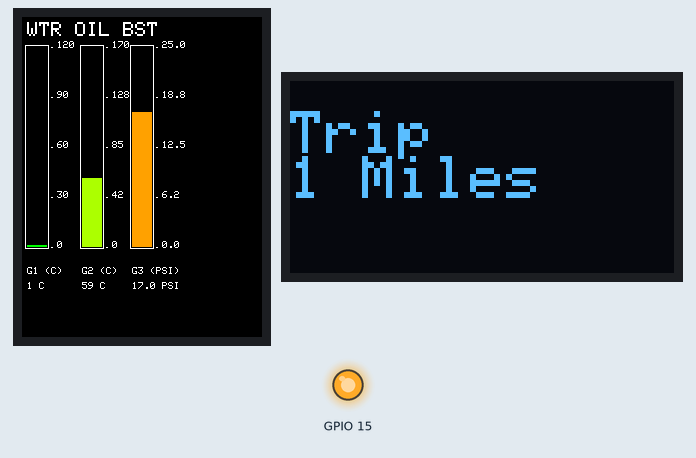
This sketch was run on a simulated ESP32-C3. Shown: 240×320 colour display, 128×64 one-colour display, output pins drawn as LEDs (lit = HIGH).

Above: at 0.46 s.
At 4.47 s:
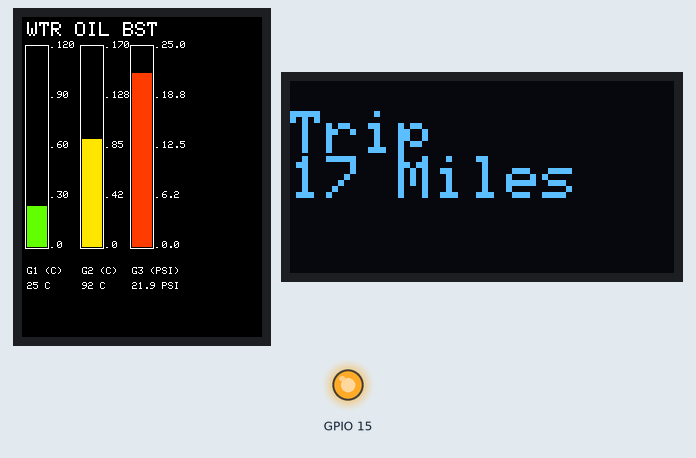
At 8.74 s:
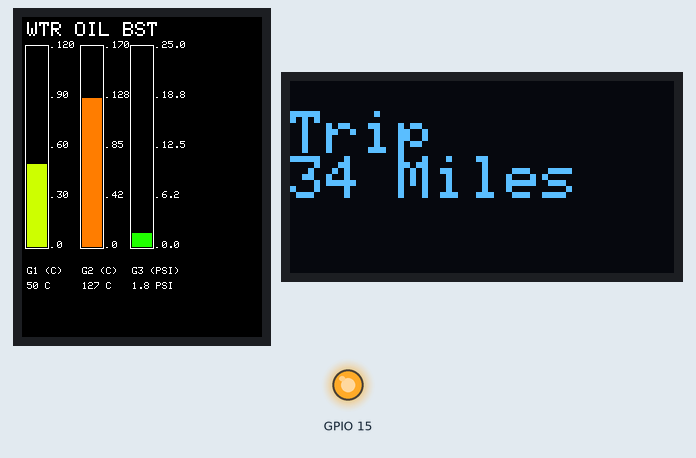
At 12.75 s:
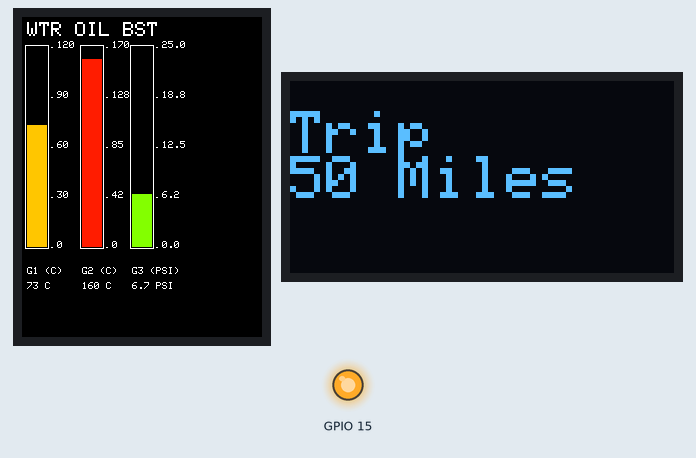
At 17.01 s:
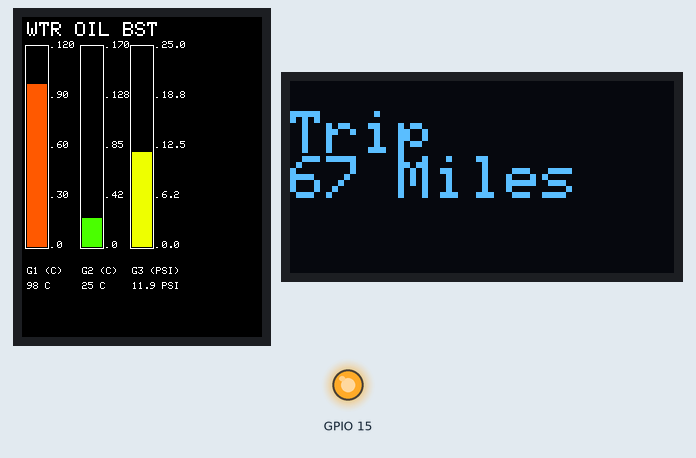
At 39.84 s:
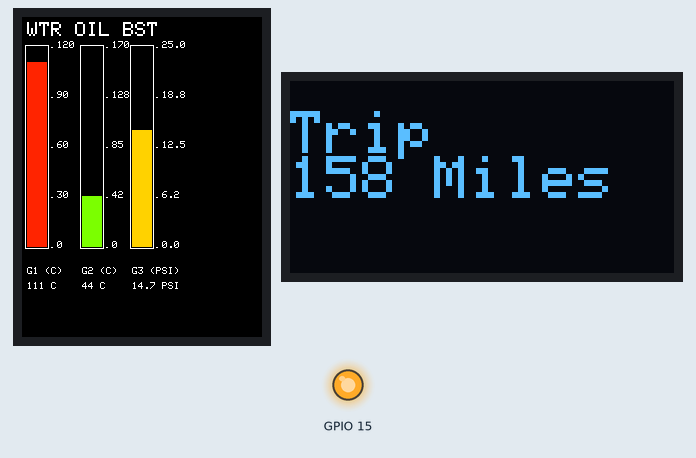

The sketch:

Audi4000BarGaugev2.ino
```cpp
#include <TFT_eSPI.h>
#include <SPI.h>
#include <Wire.h>
#include <Adafruit_GFX.h>
#include <Adafruit_SSD1306.h>

// ------------------- TFT Display -------------------
TFT_eSPI tft = TFT_eSPI();

const int gaugeCount = 3;
const int gaugeWidth = 20;
const int gaugeHeight = 200;
const int gaugeBorder = 2;
const int tickLength = 2;
const int numTicks = 5;

int gaugeX[gaugeCount] = {5, 60, 110};  // spacing for 3 gauges
int gaugeY = 30;

// Ranges for each gauge
float gaugeMin[gaugeCount] = {0, 0, 0};
float gaugeMax[gaugeCount] = {120, 170, 25};  // °C for first 2, bar for last

String gaugeUnits[gaugeCount] = {"C", "C", "PSI"};

// ------------------- OLED Display -------------------
#define SCREEN_WIDTH 128
#define SCREEN_HEIGHT 64
Adafruit_SSD1306 oled(SCREEN_WIDTH, SCREEN_HEIGHT, &Wire, -1);

#define SDA_PIN 11
#define SCL_PIN 12

// ------------------- Data Variables -------------------
unsigned long counter = 0;
int demoVals[gaugeCount] = {0, 1365, 2730}; // simulated sensor values

// ------------------- Color blending -------------------
uint16_t blendColors(uint16_t color1, uint16_t color2, float t) {
  uint8_t r1 = (color1 >> 11) & 0x1F;
  uint8_t g1 = (color1 >> 5) & 0x3F;
  uint8_t b1 = color1 & 0x1F;

  uint8_t r2 = (color2 >> 11) & 0x1F;
  uint8_t g2 = (color2 >> 5) & 0x3F;
  uint8_t b2 = color2 & 0x1F;

  uint8_t r = r1 + (r2 - r1) * t;
  uint8_t g = g1 + (g2 - g1) * t;
  uint8_t b = b1 + (b2 - b1) * t;

  return (r << 11) | (g << 5) | b;
}

uint16_t getGaugeColor(float percent) {
  uint16_t green = TFT_GREEN;
  uint16_t yellow = TFT_YELLOW;
  uint16_t red = TFT_RED;

  if (percent <= 0.5f) {
    float t = percent / 0.5f;
    return blendColors(green, yellow, t);
  } else {
    float t = (percent - 0.5f) / 0.5f;
    return blendColors(yellow, red, t);
  }
}

// ------------------- Setup -------------------
void setup() {
  pinMode(15, OUTPUT);
  digitalWrite(15, HIGH);  // Backlight on

  Serial.begin(115200);

  tft.init();
  tft.setRotation(4);
  tft.fillScreen(TFT_BLACK);
  tft.setTextColor(TFT_WHITE, TFT_BLACK);
  tft.setTextSize(2);
  tft.setCursor(5, 5);
  tft.println("WTR OIL BST");

  // Draw gauge outlines and tick marks
  for (int g = 0; g < gaugeCount; g++) {
    // Outline
    tft.drawRect(
      gaugeX[g] - gaugeBorder,
      gaugeY - gaugeBorder,
      gaugeWidth + gaugeBorder * 2,
      gaugeHeight + gaugeBorder * 2,
      TFT_WHITE
    );

    // Tick marks and labels (real units now)
    for (int i = 0; i < numTicks; i++) {
      int y = gaugeY + (gaugeHeight * i) / (numTicks - 1);
      tft.drawFastHLine(gaugeX[g] + gaugeWidth + 4, y, tickLength, TFT_WHITE);

      // Compute value for this tick
      float val = gaugeMax[g] - (i * (gaugeMax[g] - gaugeMin[g]) / (numTicks - 1));

      tft.setCursor(gaugeX[g] + gaugeWidth + tickLength + 8, y - 6);
      tft.setTextSize(1);
      if (g == 2)  // pressure with decimals
        tft.printf("%.1f", val);
      else         // temperature no decimals
        tft.printf("%.0f", val);
    }

    // Label gauge
    tft.setTextSize(1);
    tft.setCursor(gaugeX[g], gaugeY + gaugeHeight + 20);
    tft.printf("G%d (%s)", g + 1, gaugeUnits[g].c_str());
  }

  // OLED
  Wire.begin(SDA_PIN, SCL_PIN);
  if (!oled.begin(SSD1306_SWITCHCAPVCC, 0x3C)) {
    Serial.println(F("SSD1306 allocation failed"));
    for (;;) ;
  }
  oled.clearDisplay();
  oled.setTextSize(2);
  oled.setTextColor(SSD1306_WHITE);
  oled.setCursor(0, 0);
  oled.println("Trip Gauge");
  oled.display();
}

// ------------------- Loop -------------------
void loop() {
  // Simulate input for each gauge (replace with analogRead if using sensors)
  for (int g = 0; g < gaugeCount; g++) {
    demoVals[g] += 50;
    if (demoVals[g] > 4095) demoVals[g] = 0;
  }

  // Update each gauge
  for (int g = 0; g < gaugeCount; g++) {
    int raw = demoVals[g];  // or analogRead(sensorPins[g]);
    float percent = (float)raw / 4095.0f;
    int fillH = map(raw, 0, 4095, 0, gaugeHeight);
    fillH = constrain(fillH, 0, gaugeHeight);

    // Map raw to physical value
    float value = gaugeMin[g] + percent * (gaugeMax[g] - gaugeMin[g]);

    // Clear gauge interior
    tft.fillRect(gaugeX[g], gaugeY, gaugeWidth, gaugeHeight, TFT_BLACK);

    // Fill bar
    if (fillH > 0) {
      int fillY = gaugeY + gaugeHeight - fillH;
      uint16_t color = getGaugeColor(percent);
      tft.fillRect(gaugeX[g], fillY, gaugeWidth, fillH, color);
    }

    // Draw numeric value below gauge
    tft.setTextSize(1);
    tft.setTextColor(TFT_WHITE, TFT_BLACK);
    tft.fillRect(gaugeX[g] - 10, gaugeY + gaugeHeight + 30, 70, 25, TFT_BLACK);

    tft.setCursor(gaugeX[g], gaugeY + gaugeHeight + 35);
    if (g == 2)
      tft.printf("%.1f %s", value, gaugeUnits[g].c_str());

    else
      tft.printf("%.0f %s", value, gaugeUnits[g].c_str());

  }

  // Update OLED counter
  counter++;
  oled.clearDisplay();
  oled.setTextSize(2);
  oled.setTextColor(SSD1306_WHITE);
  oled.setCursor(0, 10);
  oled.println("Trip");
  oled.setTextSize(2);
  oled.setCursor(0, 25);
  oled.print(counter);
  oled.println(" Miles");
  oled.display();

  delay(200);
}
```
